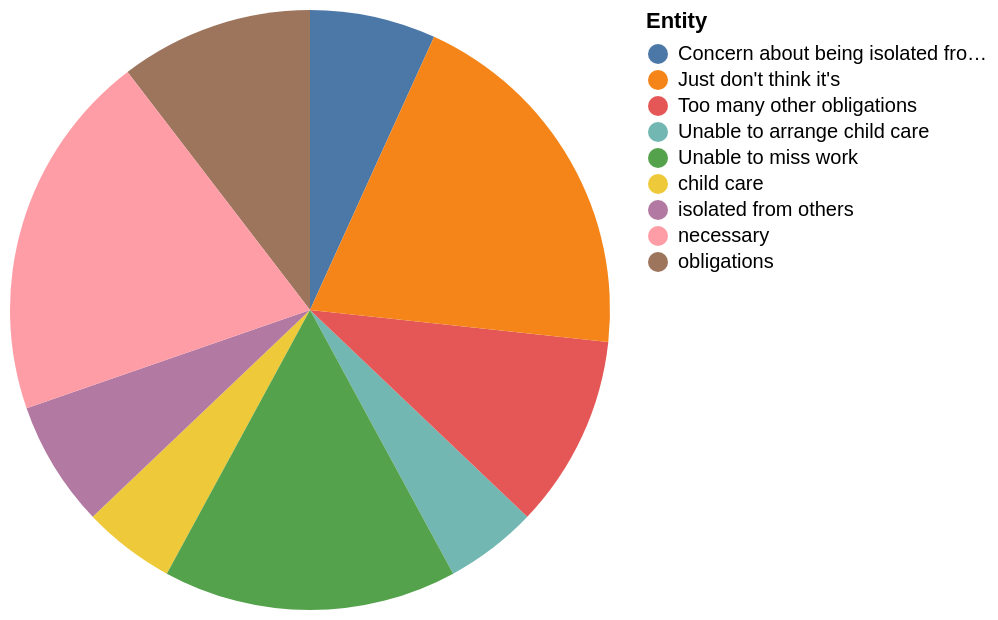

Write the Vega-Lite specification saved for this chart.
### Vega-Lite specification from a JSON file in a GitHub repository (floating-point values rounded to 4 significant figures)
{"$schema": "https://vega.github.io/schema/vega-lite/v5.json", "description": "Pie chart auto-generated from CSV", "data": {"values": [{"Entity": "child care", "a major reason": "11", "a minor reason": "11", "Not a reason": "77"}, {"Entity": "Unable to arrange child care", "a major reason": "11", "a minor reason": "11", "Not a reason": "77"}, {"Entity": "isolated from others", "a major reason": "15", "a minor reason": "24", "Not a reason": "58"}, {"Entity": "Concern about being isolated from others", "a major reason": "15", "a minor reason": "24", "Not a reason": "58"}, {"Entity": "obligations", "a major reason": "23", "a minor reason": "38", "Not a reason": "39"}, {"Entity": "Too many other obligations", "a major reason": "23", "a minor reason": "38", "Not a reason": "39"}, {"Entity": "Unable to miss work", "a major reason": "35", "a minor reason": "17", "Not a reason": "47"}, {"Entity": "necessary", "a major reason": "44", "a minor reason": "35", "Not a reason": "19"}, {"Entity": "Just don't think it's", "a major reason": "44", "a minor reason": "35", "Not a reason": "19"}]}, "mark": "arc", "encoding": {"theta": {"field": "a major reason", "type": "quantitative"}, "color": {"field": "Entity", "type": "nominal"}}}
